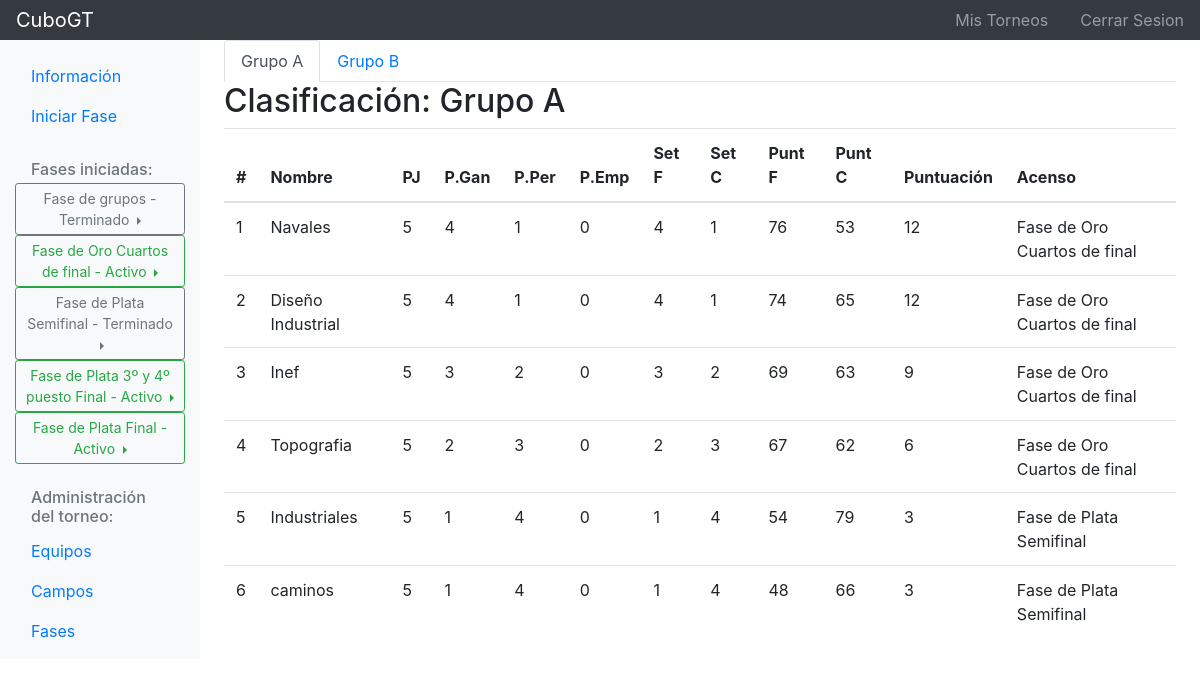
The app's page /es/gt/torneo/13/fase/58/clasificacion (signed in) with its own data.
### cubogt/models.py (models this page shows, shortened)
class Fase(models.Model):
	torneo = models.ForeignKey('Torneo', on_delete=models.CASCADE)
	equipos = models.ManyToManyField('Equipo')
	campos = models.ManyToManyField('Campo')
	numero_activacion = models.IntegerField(null=True, default=None)
	nombre = models.CharField(max_length=100)
	prefijo_eliminatoria = models.CharField(max_length=100, default=nombre)
	tipo_fase = models.IntegerField(choices=TIPO_FASE)
	numero_equipos_max = models.IntegerField(null=True, blank=True)
	doble_partido = models.BooleanField()
	numero_sets = models.IntegerField(null=True)
	numero_puntos = models.IntegerField(null=True)
	puntos_maximos = models.IntegerField(null=True, blank=True)
	estado = models.IntegerField(choices=ESTADO_CHOICES, default=CREACION)
	UPD = models.DateTimeField(auto_now=True)
	NWD = models.DateTimeField(auto_now_add=True)
	class Meta:
		ordering = ["numero_activacion", "nombre"]
	def __str__(self):
		return self.nombre

class Grupo(models.Model):
	fase = models.ForeignKey('Fase', on_delete=models.CASCADE)
	nombre = models.CharField(max_length=50)
	equipos = models.ManyToManyField('Equipo', through='Clasificacion')
	UPD = models.DateTimeField(auto_now=True)
	NWD = models.DateTimeField(auto_now_add=True)
	class Meta:
		ordering = ["nombre"]
	def __str__(self):
		return self.nombre

class Clasificacion(models.Model):
	equipo = models.ForeignKey('Equipo', on_delete=models.CASCADE)
	grupo = models.ForeignKey('Grupo', on_delete=models.CASCADE)
	partidos_jugados = models.IntegerField(default=0)
	partidos_ganados = models.IntegerField(default=0)
	partidos_perdidos = models.IntegerField(default=0)
	partidos_empatados = models.IntegerField(default=0)
	sets_favor = models.IntegerField(default=0)
	sets_contra = models.IntegerField(default=0)
	juegos_favor = models.IntegerField(default=0)
	juegos_contra = models.IntegerField(default=0)
	puntos_favor = models.IntegerField(default=0)
	puntos_contra = models.IntegerField(default=0)
	UPD = models.DateTimeField(auto_now=True)
	NWD = models.DateTimeField(auto_now_add=True)
	class Meta:
		ordering = ["-partidos_ganados", "-partidos_empatados", "-sets_favor", "-sets_contra",
					"-juegos_favor","-juegos_contra","-puntos_favor", "puntos_contra"]
	def get_puntuacion(self):
		ganado = 3
		empatado = 1
		return self.partidos_ganados * ganado+self.partidos_empatados*empatado

class Equipo(models.Model):
	nombre = models.CharField(max_length=50)
	correo = models.EmailField(max_length=50)
	integrantes = models.ManyToManyField(User, through='Jugador')
	UPD = models.DateTimeField(auto_now=True)
	NWD = models.DateTimeField(auto_now_add=True)
	class Meta:
		ordering = ["nombre"]
	def __str__(self):
		return self.nombre

class Ascenso(models.Model):
	grupo = models.ForeignKey('Grupo', on_delete=models.CASCADE)
	numero_equipos = models.IntegerField()
	desde_posicion = models.IntegerField()
	proxima_fase = models.ForeignKey('Fase', on_delete=models.CASCADE)
	estado = models.IntegerField(choices=ESTADO_ASCENSO_CHOICES, default=ESPERA)
	UPD = models.DateTimeField(auto_now=True)
	NWD = models.DateTimeField(auto_now_add=True)
	class Meta:
		ordering = ["grupo"]
	def get_posiciones_array(self):
		posiciones = []
		for x in range(self.desde_posicion, self.desde_posicion + self.numero_equipos):
			posiciones.append(x)
		return posiciones

### cubogt/views/clasificacion_views.py (the view)
# urls.py: path('torneo/<int:torneo_id>/fase/<int:fase_id>/clasificacion', clasificacion_views.clasificacion_ver, name='clasificacion_ver'),
def clasificacion_ver(request, torneo_id, fase_id, grupo_id=None):
	torneo = get_object_or_404(Torneo, pk=torneo_id)
	fase = get_object_or_404(Fase, pk=fase_id, torneo=torneo)
	if grupo_id:
		grupo = get_object_or_404(Grupo, pk=grupo_id, fase=fase)
	else:
		grupo = fase.grupo_set.first()
	grupo_list = fase.grupo_set.all()
	posicion_clasificacion_ascenso_list = ClasificacionController.get_posicion_clasificacion_ascenso_list(grupo)
	n_ascenso = Ascenso.objects.filter(grupo=grupo).count()
	fase_activa_terminada_list = FaseController.get_fases_activas_terminadas(torneo)
	context = {'torneo': torneo, 'fase_activa_terminada_list': fase_activa_terminada_list, 'fase': fase,
			   'grupo_list': grupo_list, 'grupo': grupo,'n_ascenso':n_ascenso,
			   'posicion_clasificacion_ascenso_list':posicion_clasificacion_ascenso_list}
	return render(request, 'cubogt/fase_activa/clasificacion/clasificacion_ver.html', context)

### cubogt/controller/ClasificacionController.py (called while the page is built)
def get_posicion_clasificacion_ascenso_list(grupo):
	posicion_clasificacion_ascenso_list=[]
	clasificacion_list = Clasificacion.objects.filter(grupo=grupo)
	ascenso_list = Ascenso.objects.filter(grupo=grupo)
	for posicion in range(1, len(clasificacion_list) + 1):
		ascenso_aux = None
		for ascenso in ascenso_list:
			if posicion in ascenso.get_posiciones_array():
				ascenso_aux = ascenso
				break
			else:
				ascenso_aux = None
		aux = [posicion, clasificacion_list[posicion-1], ascenso_aux]
		posicion_clasificacion_ascenso_list.append(aux)
	return posicion_clasificacion_ascenso_list

### cubogt/controller/FaseController.py (called while the page is built)
def get_fases_activas_terminadas(torneo):
	fases_activas_terminadas = Fase.objects.filter(torneo=torneo).exclude(estado=CREACION)
	return fases_activas_terminadas

### cubogt/templates/cubogt/fase_activa/clasificacion/clasificacion_ver.html (shortened to what this page needs)
{% extends "cubogt/base/body/navbar_lateral/navbar_torneo.html" %}
{% load i18n %}
{% block content %}
    {% if grupo_list.count > 1 %}
        <ul class="nav nav-tabs">
            {% for grupo_aux in grupo_list %}
                {% if grupo == grupo_aux %}
                    <li class="nav-item">
                        <a class="nav-link active"
                           href="{% url 'clasificacion_ver' torneo.id fase.id grupo_aux.id %}">{{ grupo_aux }}</a>
                    </li>
                {% else %}
                    <li class="nav-item">
                        <a class="nav-link"
                           href="{% url 'clasificacion_ver' torneo.id fase.id grupo_aux.id %}">{{ grupo_aux }}</a>
                    </li>
                {% endif %}
            {% endfor %}
        </ul>
    {% endif %}
    <h2>{% trans "Clasificación: " %}{{ grupo }}</h2>
    <table class="table table-hover">
        <thead>
        <tr>
            <th>{% trans "#" %}</th>
            <th>{% trans "Nombre" %}</th>
            <th>{% trans "PJ" %}</th>
            <th>{% trans "P.Gan" %}</th>
            <th>{% trans "P.Per" %}</th>
            <th>{% trans "P.Emp" %}</th>
            {% if torneo.deporte.set %}
                <th>{% trans "Set F" %}</th>
                <th>{% trans "Set C" %}</th>
                {% if torneo.deporte.juego %}
                    <th>{% trans "Juegos F" %}</th>
                    <th>{% trans "Juegos C" %}</th>
                {% else %}
                    <th>{% trans "Punt F" %}</th>
                    <th>{% trans "Punt C" %}</th>
                {% endif %}
            {% else %}
                <th>{% trans "Tantos F" %}</th>
                <th>{% trans "Tantos C" %}</th>
            {% endif %}
            <th>{% trans "Puntuación" %}</th>
        {% if n_ascenso %}
            <th>{% trans "Acenso" %}</th>
        {% endif %}
        </tr>
        </thead>
        <tbody>
        {% for posicion,clasificacion,ascenso in posicion_clasificacion_ascenso_list %}
            <tr>
                <td>{{ posicion }}</td>
                <td>{{ clasificacion.equipo }}</td>
                <td>{{ clasificacion.partidos_jugados }}</td>
                <td>{{ clasificacion.partidos_ganados }}</td>
                <td>{{ clasificacion.partidos_perdidos }}</td>
                <td>{{ clasificacion.partidos_empatados }}</td>
                {% if torneo.deporte.set %}
                    <td>{{ clasificacion.sets_favor }}</td>
                    <td>{{ clasificacion.sets_contra }}</td>
                    {% if torneo.deporte.juego %}
                        <td>{{ clasificacion.juegos_favor }}</td>
                        <td>{{ clasificacion.juegos_contra }}</td>
                    {% else %}
                        <td>{{ clasificacion.puntos_favor }}</td>
                        <td>{{ clasificacion.puntos_contra }}</td>
                    {% endif %}
                {% else %}
                    <td>{{ clasificacion.puntos_favor }}</td>
                    <td>{{ clasificacion.puntos_contra }}</td>
                {% endif %}
                <td>{{ clasificacion.get_puntuacion }}</td>
                {% if n_ascenso %}
                    <td>{{ ascenso.proxima_fase }}</td>
                {% endif %}
            <tr>
        {% endfor %}
        </tbody>
    </table>
{% endblock content %}

### cubogt/templates/cubogt/base/body/navbar_lateral/navbar_torneo.html (shortened to what this page needs)
{% extends "cubogt/base/body/navbar_lateral/navbar.html" %}
{% load i18n %}
{% block nav_lateral %}
    <ul class="nav flex-column">
        <li class="nav-item">
            <a class="nav-link active" href="{% url 'torneo' torneo.id %}">
                {% trans "Información" %} <span class="sr-only">(current)</span>
            </a>
        </li>
        <li class="nav-item">
            <a class="nav-link" href="{% url 'fase_iniciar_lista' torneo.id %}">
                {% trans "Iniciar Fase" %}
            </a>
        </li>
        {% if fase_activa_terminada_list %}
            <h6 class="sidebar-heading d-flex justify-content-between align-items-center px-3 mt-4 mb-1 text-muted">
                <span>{% trans "Fases iniciadas:" %}</span>
            </h6>
            {% for fase in fase_activa_terminada_list %}
                  <div class="btn-group dropright">
                        {% if fase.estado == ACTIVO %}
                            <div class="btn btn-outline-success btn-sm dropdown-toggle" style="white-space: normal;" data-toggle="dropdown" aria-haspopup="true" aria-expanded="false">
                        {% else %}
                            <div class="btn btn-outline-secondary btn-sm dropdown-toggle" style="white-space: normal;" data-toggle="dropdown" aria-haspopup="true" aria-expanded="false">
                        {% endif %}
                            {{ fase.nombre }} - {{ fase.get_estado_display }}
                            </div>
                    </div>
            {% endfor %}
        {% endif %}
    </ul>
    <h6 class="sidebar-heading d-flex justify-content-between align-items-center px-3 mt-4 mb-1 text-muted">
        <span>{% trans "Administración del torneo:" %}</span>
    </h6>
    <ul class="nav flex-column mb-2">
        <li class="nav-item">
            <a class="nav-link" href="{% url 'equipo_lista' torneo.id %}">
                {% trans "Equipos" %}
            </a>
        </li>
        <li class="nav-item">
            <a class="nav-link" href="{% url 'campo_lista' torneo.id %}">
                {% trans "Campos" %}
            </a>
        </li>
        <li class="nav-item">
            <a class="nav-link" href="{% url 'fase_lista' torneo.id %}">
                {% trans "Fases" %}
            </a>
        </li>
    </ul>
{% endblock nav_lateral %}

### records on screen
Fase: nombre "Fase de grupos", estado "Terminado"
Fase: nombre "Fase de Oro Cuartos de final", estado "Activo"
Fase: nombre "Fase de Plata Semifinal", estado "Terminado"
Fase: nombre "Fase de Plata 3º y 4º puesto Final", estado "Activo"
Fase: nombre "Fase de Plata Final", estado "Activo"
Grupo: nombre "Grupo A"
Grupo: nombre "Grupo B"
Clasificacion: posicion "1", equipo "Navales", partidos_jugados "5", partidos_ganados "4", partidos_perdidos "1", partidos_empatados "0", sets_favor "4", sets_contra "1", puntos_favor "76", puntos_contra "53", get_puntuacion "12", proxima_fase "Fase de Oro Cuartos de final"
Clasificacion: posicion "2", equipo "Diseño Industrial", partidos_jugados "5", partidos_ganados "4", partidos_perdidos "1", partidos_empatados "0", sets_favor "4", sets_contra "1", puntos_favor "74", puntos_contra "65", get_puntuacion "12", proxima_fase "Fase de Oro Cuartos de final"
Clasificacion: posicion "3", equipo "Inef", partidos_jugados "5", partidos_ganados "3", partidos_perdidos "2", partidos_empatados "0", sets_favor "3", sets_contra "2", puntos_favor "69", puntos_contra "63", get_puntuacion "9", proxima_fase "Fase de Oro Cuartos de final"
Clasificacion: posicion "4", equipo "Topografia", partidos_jugados "5", partidos_ganados "2", partidos_perdidos "3", partidos_empatados "0", sets_favor "2", sets_contra "3", puntos_favor "67", puntos_contra "62", get_puntuacion "6", proxima_fase "Fase de Oro Cuartos de final"
Clasificacion: partidos_jugados "5", equipo "Industriales", partidos_ganados "1", partidos_perdidos "4", partidos_empatados "0", sets_favor "1", sets_contra "4", puntos_favor "54", puntos_contra "79", get_puntuacion "3", proxima_fase "Fase de Plata Semifinal"
Clasificacion: posicion "6", equipo "caminos", partidos_jugados "5", partidos_ganados "1", partidos_perdidos "4", partidos_empatados "0", sets_favor "1", sets_contra "4", puntos_favor "48", puntos_contra "66", get_puntuacion "3", proxima_fase "Fase de Plata Semifinal"
